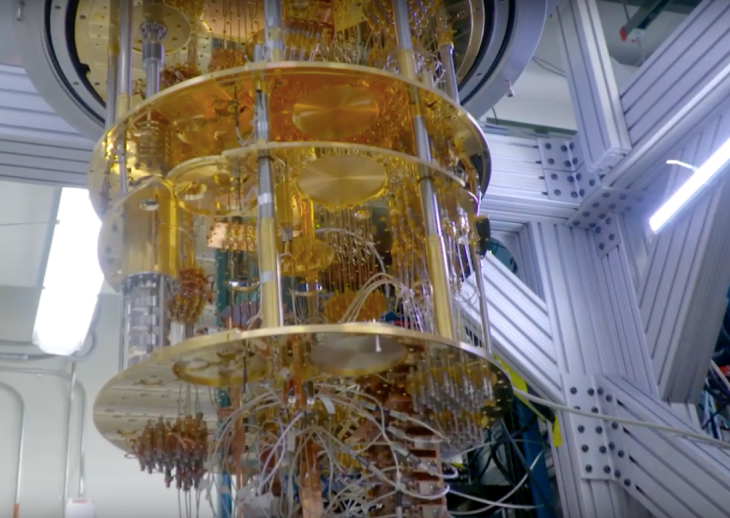
#> input picture Tutorial-Clustering/imagens/cloud_service.png, 730 x 518 px
$ python exemplo_compressao.py
#> lines starting #> are read from the running program, lines starting #| are printed output that depends on the picture
#!/usr/bin/env python3
# -*- coding: utf-8 -*-

"""
Tutorial K-means: exemplo de compressão de imagem
@author: karlvandesman
"""

# *** Importar bibliotecas ***
from skimage import io
from sklearn.cluster import KMeans
import numpy as np
#import kmeans_basico

#%%
# *** Carregar a imagem desejada ***
imagem = io.imread('imagens/cloud_service.png')
#> imagem is the input picture: shape (518, 730, 3); mean R, G, B 124.1, 117.5, 113
#io.imshow(imagem)
#io.show()

#%%
# Obtendo dimensões da imagem
linhas = imagem.shape[0]
#> linhas = 518
colunas = imagem.shape[1]
#> colunas = 730

# "Desenrolar" a imagem, colocando um vetor para cada cor
imagem_est = imagem.reshape(linhas*colunas, 3)

#%%
# *** Aplicação do K-means ***
modeloKmeans = KMeans(n_clusters=2, n_init=1, max_iter=10)

# "Treinar" o modelo
modeloKmeans.fit(imagem_est)

#%%
# *** Converter dados em imagem ***
clusters = np.asarray(modeloKmeans.cluster_centers_, dtype=np.uint8)
labels = np.asarray(modeloKmeans.labels_, dtype=np.uint8)
imagem_comprimida = clusters[labels.reshape(linhas, colunas)]

#%%
# *** Apresentar a imagem e salvar ***
io.imshow(imagem_comprimida)
io.show()
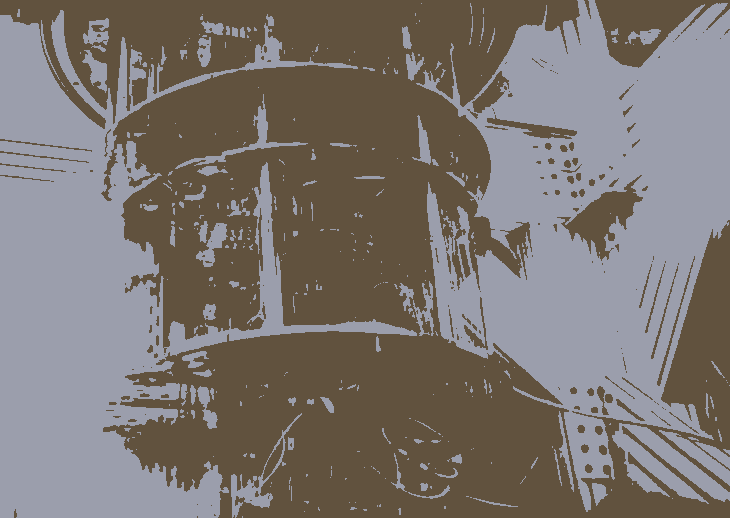
#> shown: shape (518, 730, 3); mean R, G, B 123.8, 117.2, 112.9

#np.save('clusters.npy', clusters)
io.imsave('imagens/imagem_comprimida.png', imagem_comprimida);
